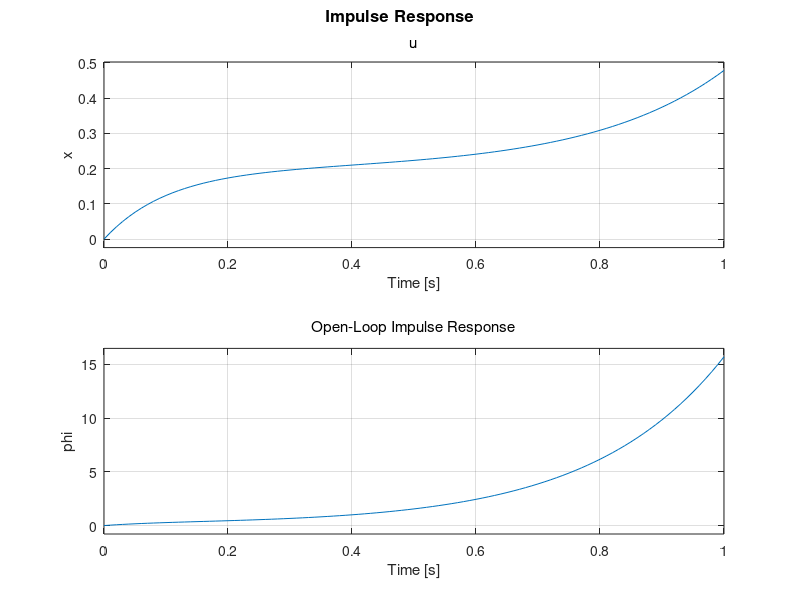
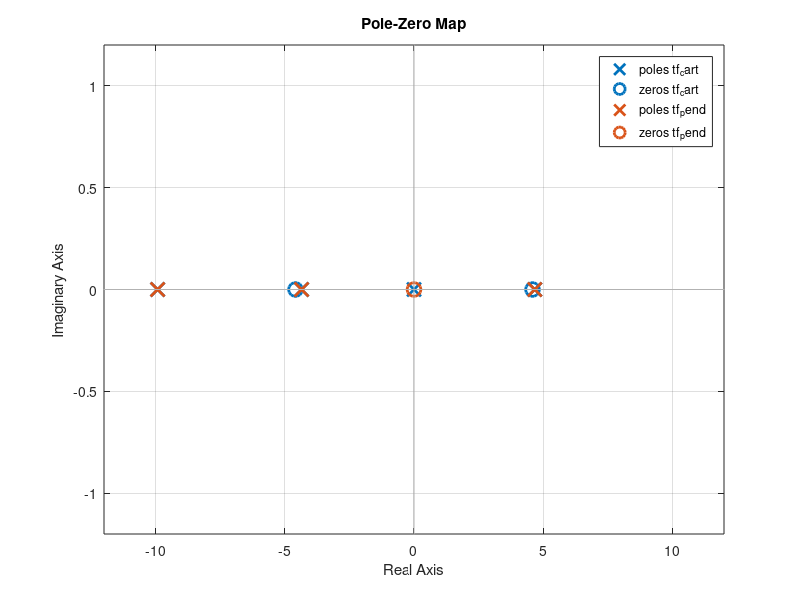
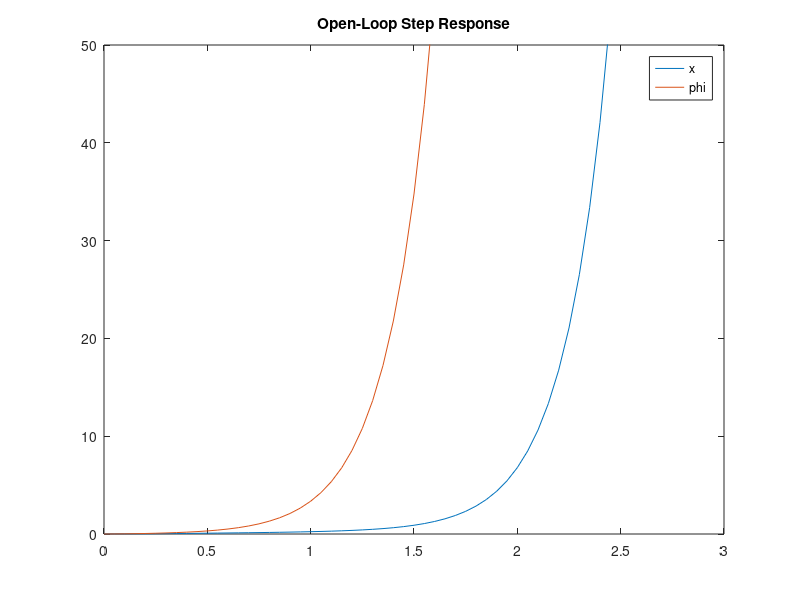

Write the MATLAB code that produced these figures, in order. (Note: this script raises an error after producing the figures.)
clc, clear, close all

M = 0.5; % mass of pend [kg]
m = 0.084;  % mass of cart [kg]
b = 5; % viscous dampening of cart [N/(m/s)]
g = 9.82; % acceleration of gravity [m/s^2]
l = 0.35; % length of pend [m]
I = (1.0/3.0)*m*l^2; % Moment of inertia for rod

q = (M+m)*(I+m*l^2)-(m*l)^2;
s = tf('s');

% Transfer functions for the system are modelled as per
% https://ctms.engin.umich.edu/CTMS/index.php?example=InvertedPendulum&section=SystemModeling

tf_cart = (((I+m*l^2)/q)*s^2 - (m*g*l/q))/(s^4 + (b*(I + m*l^2))*s^3/q - ((M + m)*m*g*l)*s^2/q - b*m*g*l*s/q)
tf_pend = (m*l*s/q)/(s^3 + (b*(I + m*l^2))*s^2/q - ((M + m)*m*g*l)*s/q - b*m*g*l/q)
y = m*l/q
s = tf('s');

tf_sys = [tf_cart ; tf_pend];

inputs = {'u'};
outputs = {'x'; 'phi'};

set(tf_sys,'InputName',inputs)
set(tf_sys,'OutputName',outputs)

tf_sys

% System is shown on state space form
ss_sys = ss(tf_sys)

% The system is analysed as per
% https://ctms.engin.umich.edu/CTMS/index.php?example=InvertedPendulum&section=SystemAnalysis

t=0:0.01:1;
figure
impulse(tf_sys,t);
title('Open-Loop Impulse Response')

figure
pzmap(tf_cart,tf_pend)
grid on
[zeros_c, poles_p] = zpkdata(tf_cart,'v')
[zeros_p, poles_p] = zpkdata(tf_pend,'v')

t = 0:0.05:10;
u = ones(size(t));
[y,t] = lsim(tf_sys,u,t);
figure
plot(t,y)
title('Open-Loop Step Response')
axis([0 3 0 50])
legend('x','phi')

step_info = lsiminfo(y,t);
cart_info = step_info(1)
pend_info = step_info(2)

% Now, root locus is used to find the proper controller as per
% https://ctms.engin.umich.edu/CTMS/index.php?example=InvertedPendulum&section=ControlRootLocus

figure
rlocus(tf_pend)
title('Root Locus of Plant (under Proportional Control)')

C = 1/s;
figure
rlocus(C*tf_pend)
title('Root Locus with Integral Control')

zeros = zero(C*tf_pend)
poles = pole(C*tf_pend)

% PID Controller is made
z = [-3 -4];
p = 0;
k = 1;
C = zpk(z,p,k);

rlocus(C*tf_pend)
title('Root Locus with PID Controller')
[k,poles] = rlocfind(C*tf_pend)

K = k;
T = feedback(tf_pend,K*C);
figure
impulse(T)
title('Impulse Disturbance Response of Pendulum Angle under PID Control');

T2 = feedback(1,tf_pend*C)*tf_cart;
t = 0:0.01:8.5;
figure
impulse(T2, t);
title('Impulse Disturbance Response of Cart Position under PID Control');